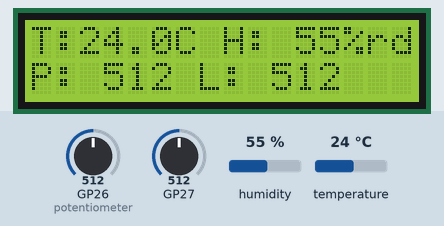
This sketch was run on a simulated Raspberry Pi Pico. Parts: 16×2 character LCD. Inputs (shaded band) come from the test bench; at power-on: GP26 (potentiometer) = 512, GP27 = 512, humidity 55 %, temperature 24 °C. What the sketch prints to the serial monitor is not drawn.

Above: at 2.7 s.
2.8 s: GP26 (potentiometer) set to 716
At 4.2 s:
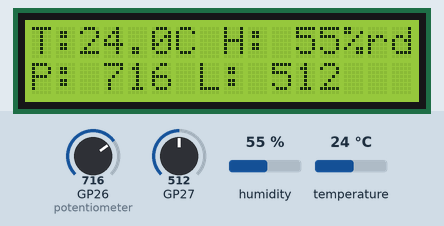
4.6 s: GP27 set to 716
At 5.5 s:
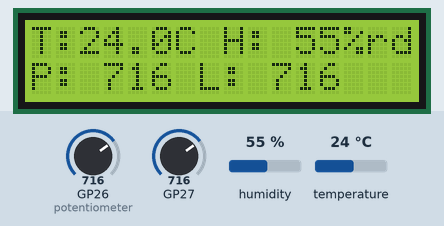
6.1 s: humidity set to 22 %
At 8.8 s:
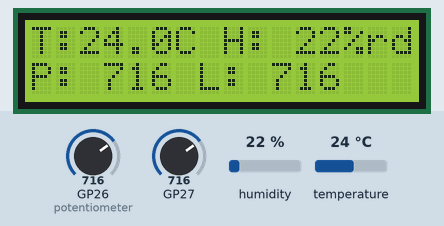
9.5 s: temperature set to 12 °C
At 13.1 s:
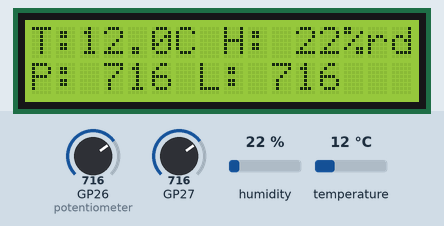
13.5 s: GP26 (potentiometer) set to 992
At 13.9 s:
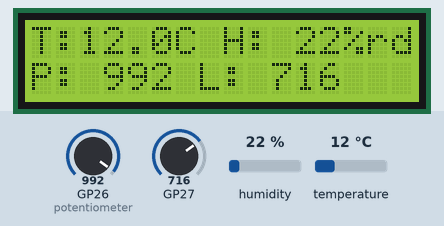
15.1 s: GP27 set to 992
At 16.4 s:
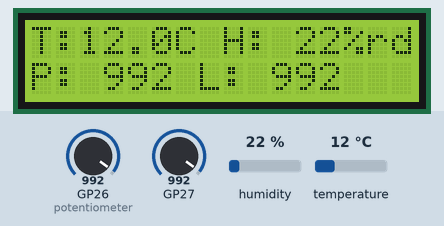
Timing chart, 0 to 17.6 s (numbered marks = the images above; inputs shaded):
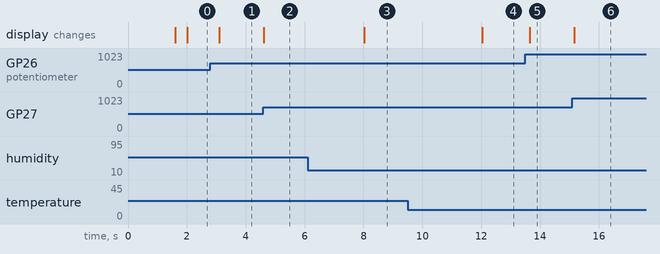

The sketch:

sketch.ino
```cpp
// ------------------------------------------------------------
// Project 20 - Mini Sensor Dashboard (final project!)
// A real multi-sensor station: temperature + humidity from a
// DHT22, knob position from a potentiometer, and light level
// from an LDR - all shown on an I2C LCD display.
//
// Wiring:
//   LCD1602 (I2C): SDA -> GP4 (Physical Pin 6), SCL -> GP5
//                  (Physical Pin 7), VCC -> 3V3, GND -> GND
//   DHT22:         data -> GP16 (Physical Pin 21)
//   Potentiometer: SIG -> GP26 / A0 (Physical Pin 31)
//   LDR module:    AO  -> GP27 / A1 (Physical Pin 32)
//
// TIP: click the DHT22 during simulation to change its values,
//      drag the pot slider, edit the LDR "lux" attribute!
// ------------------------------------------------------------

#include <Wire.h>
#include <LiquidCrystal_I2C.h>
#include <DHT.h>

LiquidCrystal_I2C lcd(0x27, 16, 2);   // standard I2C address 0x27
DHT dht(16, DHT22);

unsigned long lastTempRead = 0;
unsigned long lastFastRead = 0;

void setup() {
  // Explicitly route I2C0 to its default pins: SDA = GP4, SCL = GP5
  // (Physical Pins 6 and 7). Doing it manually keeps the wiring obvious.
  Wire.setSDA(4);
  Wire.setSCL(5);
  Wire.begin();

  lcd.init();               // initialize the LCD
  lcd.backlight();          // turn on the backlight
  lcd.setCursor(0, 0);
  lcd.print("Sensor Dashboard");
  lcd.setCursor(0, 1);
  lcd.print("booting...");
  delay(1500);
  dht.begin();

  Serial.begin(115200);
}

void loop() {
  // ---- Fast lane: pot + light sensor update every 300 ms ----
  if (millis() - lastFastRead > 300) {
    lastFastRead = millis();

    int potValue = analogRead(A0);   // GP26
    int ldrValue = analogRead(A1);   // GP27

    // Second line: knob + light readings (max 16 characters!)
    lcd.setCursor(0, 1);
    char line[17];
    snprintf(line, sizeof(line), "P:%4d L:%4d ", potValue, ldrValue);
    lcd.print(line);

    Serial.print("Pot: ");
    Serial.print(potValue);
    Serial.print(" Light: ");
    Serial.println(ldrValue);
  }

  // ---- Slow lane: DHT22 only every 2 seconds (its limit) ----
  if (millis() - lastTempRead > 2000) {
    lastTempRead = millis();

    float t = dht.readTemperature();
    float h = dht.readHumidity();

    if (!isnan(t) && !isnan(h)) {
      // First line: climate data (max 16 characters!)
      lcd.setCursor(0, 0);
      char line[17];
      snprintf(line, sizeof(line), "T:%4.1fC H:%3.0f%%", t, h);
      lcd.print(line);
    }
  }
}
```

Measured:
- after the input at 2.8 s, the display: changes after 0.31 s (image 1)
- after the input at 4.6 s, the display: changes at once (image 2)
- after the input at 6.1 s, the display: changes after 1.9 s (image 3)
- after the input at 9.5 s, the display: changes after 2.5 s (image 4)
- after the input at 13.5 s, the display: changes after 0.16 s (image 5)
- after the input at 15.1 s, the display: changes after 0.06 s (image 6)
